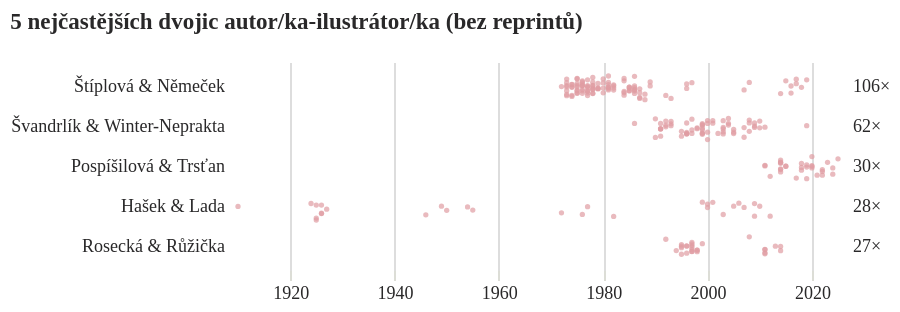

Here is the notebook cell this chart was saved with:
### Code cell
base_ill = alt.Chart(
    alt_friendly(do_grafu), 
    title=alt.TitleParams(f"{len(dvojice_aut_ill)} nejčastějších dvojic autor/ka-ilustrátor/ka (bez reprintů)")).mark_circle(size=7, filled=True) 

tecky_ill = base_ill.encode(
            x=alt.X("rok:T", title=None, axis=alt.Axis(domainOpacity=0, tickColor='#DCDDD6')), 
            y=alt.Y("dvojice:N", sort=dvojice_sort, title=None, axis=alt.Axis(orient='left', domainOpacity=0, tickColor='white', labelExpr='split(datum.label, "× ")[1]')), 
            yOffset=alt.YOffset("jitter:Q", scale=alt.Scale(range=[3, 15])), 
            color=alt.Color('dvojice:N', scale=alt.Scale(range=['#E09DA3']), 
                            sort=dvojice_sort).legend(None)) \
        .transform_calculate(jitter="sqrt(-2*log(random()))*cos(2*PI*random())")

pocty_ill = base_ill.mark_text().encode(x=alt.X('rok:T', title=None), 
    y=alt.Y('dvojice:N', title=None, sort=dvojice_sort, axis=alt.Axis(orient="right", tickColor='white', labelExpr='split(datum.label, " ")[0]')))

zebricek_ill = alt.layer(tecky_ill, pocty_ill).configure_view(stroke='transparent').properties(
    width=kredity['sirka'] * 1.25, 
    autosize={'type': 'fit', 'contains': 'padding'}
)

zebricek_ill

### Figure 1 — Vega-Lite specification as saved in the notebook (floating-point values rounded to 4 significant figures; data arrays with more than 128 entries replaced by an {"elided": "..."} marker saying what was removed)
{"config": {"title": {"font": "Noticia Text", "fontSize": 11.5, "anchor": "start", "lineHeight": 19, "fontWeight": "bolder", "subtitleFont": "Noticia Text", "subtitleFontSize": 10, "subtitleLineHeight": 15, "subtitlePadding": 10, "dy": -10, "color": "#292829", "subtitleColor": "#292829"}, "axis": {"labelFont": "Asap", "titleFont": "Asap", "fontWeight": "lighter", "titleFontWeight": "lighter", "labelFontSize": 9, "titleFontSize": 9, "labelPadding": 2, "titlePadding": 9, "domainOpacity": 0, "tickColor": "#DCDDD6", "labelColor": "#292829"}, "legend": {"labelFont": "Asap", "labelFontWeight": "normal", "titleFont": "Asap", "titleFontWeight": "normal", "labelFontSize": 9, "titleFontSize": 9, "labelColor": "#292829"}, "view": {"stroke": "transparent"}}, "layer": [{"mark": {"type": "circle", "filled": true, "size": 7}, "encoding": {"color": {"field": "dvojice", "legend": null, "scale": {"range": ["#E09DA3"]}, "sort": ["106× Štíplová & Němeček", "62× Švandrlík & Winter-Neprakta", "30× Pospíšilová & Trsťan", "28× Hašek & Lada", "27× Rosecká & Růžička"], "type": "nominal"}, "x": {"axis": {"domainOpacity": 0, "tickColor": "#DCDDD6"}, "field": "rok", "title": null, "type": "temporal"}, "y": {"axis": {"domainOpacity": 0, "labelExpr": "split(datum.label, \"× \")[1]", "orient": "left", "tickColor": "white"}, "field": "dvojice", "sort": ["106× Štíplová & Němeček", "62× Švandrlík & Winter-Neprakta", "30× Pospíšilová & Trsťan", "28× Hašek & Lada", "27× Rosecká & Růžička"], "title": null, "type": "nominal"}, "yOffset": {"field": "jitter", "scale": {"range": [3, 15]}, "type": "quantitative"}}, "title": {"text": "5 nejčastějších dvojic autor/ka-ilustrátor/ka (bez reprintů)"}, "transform": [{"calculate": "sqrt(-2*log(random()))*cos(2*PI*random())", "as": "jitter"}]}, {"mark": {"type": "text"}, "encoding": {"x": {"field": "rok", "title": null, "type": "temporal"}, "y": {"axis": {"labelExpr": "split(datum.label, \" \")[0]", "orient": "right", "tickColor": "white"}, "field": "dvojice", "sort": ["106× Štíplová & Němeček", "62× Švandrlík & Winter-Neprakta", "30× Pospíšilová & Trsťan", "28× Hašek & Lada", "27× Rosecká & Růžička"], "title": null, "type": "nominal"}}, "title": {"text": "5 nejčastějších dvojic autor/ka-ilustrátor/ka (bez reprintů)"}}], "autosize": {"type": "fit", "contains": "padding"}, "data": {"name": "data-6c0f7b64fc818fb3e14cee5240a2eb7a"}, "width": 450.0, "$schema": "https://vega.github.io/schema/vega-lite/v5.8.0.json", "datasets": {"data-6c0f7b64fc818fb3e14cee5240a2eb7a": {"elided": "261 records"}}}
